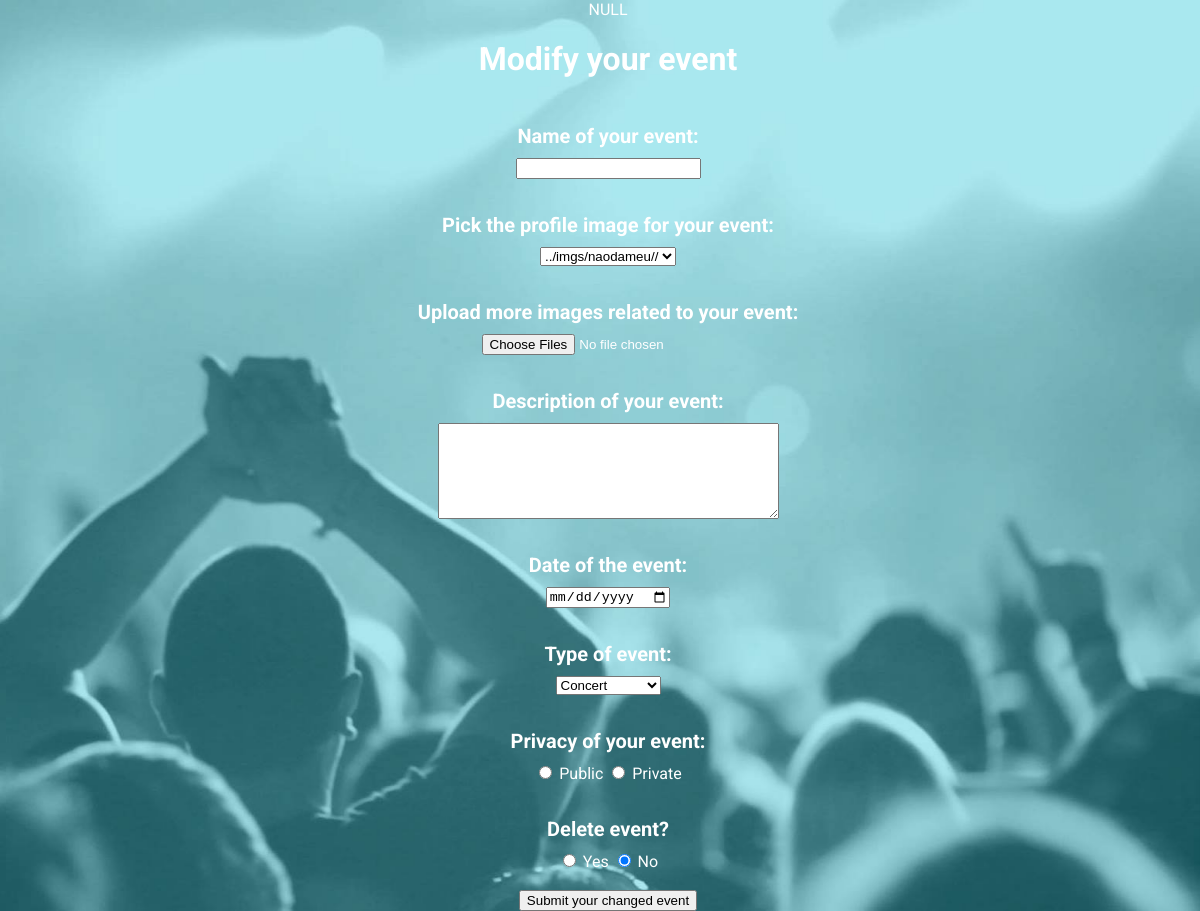
Before: /templates/modify_event.php?event_id=6 with the older database file.
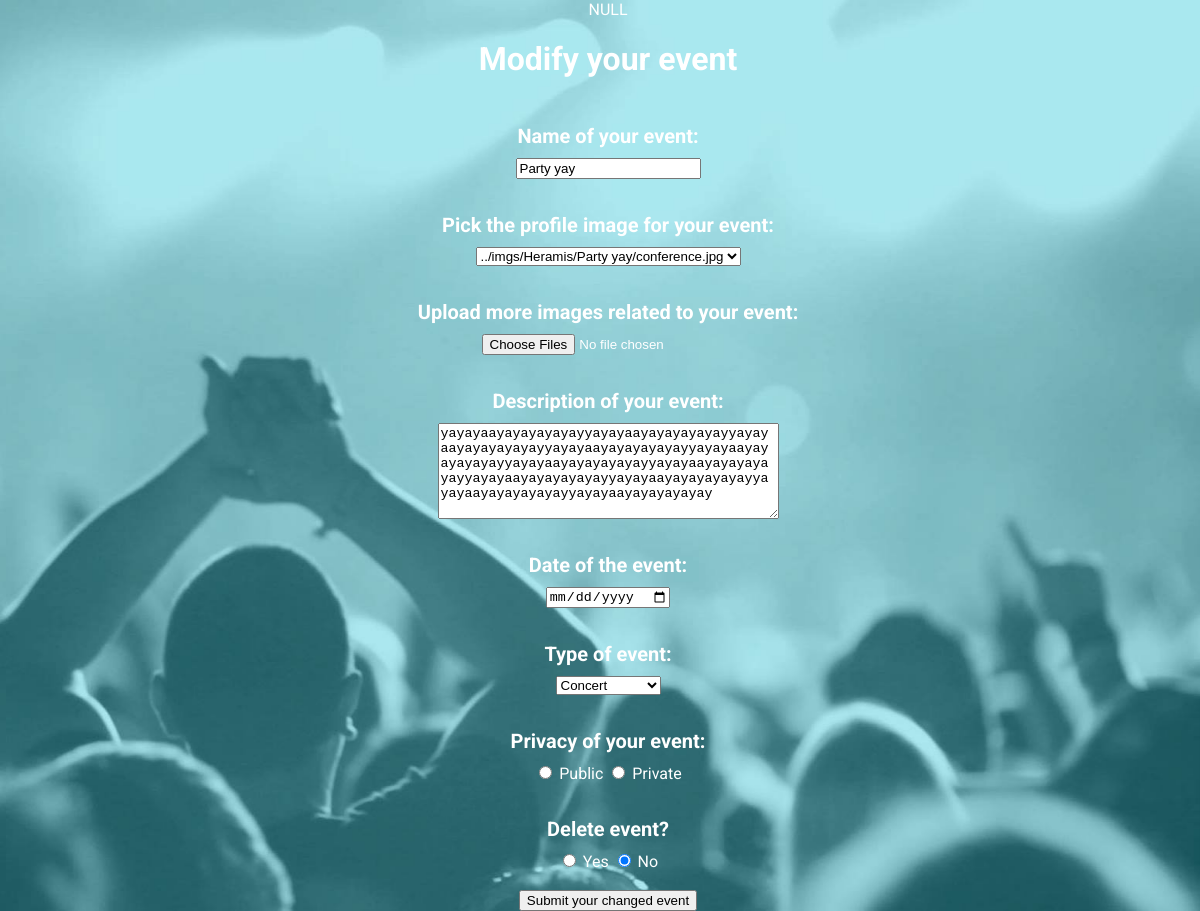
After: the same page with the newer database file.
### tables this page shows
CREATE TABLE events (
	id_event INTEGER,
	username VARCHAR,
    id_events_types INTEGER,
    name VARCHAR,
	image VARCHAR,
	event_date DATE,
	description TEXT,
    visibility INTEGER, -- 0-> Public 1-> Private
    PRIMARY KEY (id_event),
    FOREIGN KEY (username) REFERENCES users(username) ON DELETE CASCADE ON UPDATE CASCADE
);

### templates/modify_event.php (the view, shortened to what this page needs)
<?php
    $db = new PDO('sqlite:../db/events.db');
	$event_id = $_GET["event_id"];
    $stmt_1 = $db->prepare("SELECT * FROM events_types");
    $stmt_1->execute();
    $result_1 = $stmt_1->fetchAll();
    $stmt_2 = $db->prepare('SELECT name, event_date, description, visibility FROM events WHERE id_event = ?');
    $stmt_2->execute(array($event_id));
    $result_2 = $stmt_2->fetchAll();
	$stmt_3 = $db->prepare('SELECT id_events_images, link FROM events_images WHERE id_event = ?');
	$stmt_3->execute(array($event_id));
	$result_3 = $stmt_3->fetchAll();
    foreach($result_2 as $event_rows)
    {
        $event_name = $event_rows[0];
        $event_date = $event_rows[1];
        $description = $event_rows[2];
		$event_privacy = $event_rows[3];
    }
	var_dump($event_privacy);
?>
<html>
  <head>
	  <link rel="stylesheet" href="../css/style5.css">
  </head>
  <body>
    <h1>Modify your event</h1>
    <form id="modify_event" action="../db/modify_event_submit.php" method="post" enctype="multipart/form-data">
        <label for="event_name"><br>Name of your event:<br></label>
        <input name="event_name" type="text" value="<?php echo $event_name ?>">
        <label for="event_image"><br>Pick the profile image for your event:<br></label>
		<select id="event_image" name="event_image" form="modify_event">
            <?php
            foreach($result_3 as $event_image)
            {
                echo '<option value='.$event_image['id_events_images'].'>'.$event_image['link'].'</option>';
            }
            ?>
        </select>
		<label for="event_images"><br>Upload more images related to your event:<br></label>
		<input id="event_images" type="file" name="event_images[]" multiple>
        <label for="event_description"><br>Description of your event:<br></label>
		<textarea name="event_description" form="modify_event" required ROWS=6 COLS=40><?php echo $description?></textarea>
        <label for="event_date"><br>Date of the event:<br></label>
        <input id="event_date" type="date" name="event_date" min="<?php echo date('Y-m-d'); ?>" value="<?php echo $event_date ?>">
        <label for="event_type"><br>Type of event:<br></label>
        <select id="event_type" name="event_type" form="modify_event">
            <?php
            foreach($result_1 as $event_type)
            {
                echo '<option value='.$event_type['id_events_types'].'>'.$event_type['name'].'</option>';
            }
            ?>
        </select>
		<label for="event_privacy"><br>Privacy of your event:<br></label>
        <div id="event_privacy">
            <input type="radio" name="event_privacy" value=0 <?php echo ($event_privacy == '0')?'checked':'' ?> required> Public
            <input type="radio" name="event_privacy" value=1 <?php echo ($event_privacy == '1')?'checked':'' ?> required> Private
        </div>
		<label for="delete_event"><br> Delete event?<br></label>
        <div id="delete_event">
            <input type="radio" name="delete_event" value="Yes" required> Yes
            <input type="radio" name="delete_event" value="No" checked required> No
        </div>
        <br><input id="submit" type="submit" name="submit" value="Submit your changed event"/>
    </form>
  </body>
</html>

### css/style5.css (style rules this page uses)
html, body { width: 100%; height: 100%; text-align: center; background: url('../imgs/event_n.jpg') no-repeat center center fixed; background-size: cover; color: white; margin-top: 0; font-family: 'Roboto'; }
label { border-radius: 6px; font-size: 20px; font-weight: bold; border: none; display: block; margin: 10px auto; }

Changed rows visible on the page:
now on this page (row edited): events: event_name "Party yay", event_description "yayayaayayayayayayyayayaayayayayayayyayayaayayayayayayyayayaayayayayayayyayayaayayayayayayyayayaayayayayayayyayayaayayayayayayyayayaayayayayayayyayayaayayayayayayyayayaayayayayayayyayayaayayayayayay"
Other visible differences:
form field event_image: "../imgs/naodameu//" → "../imgs/Heramis/Party yay/conference.jpg"
